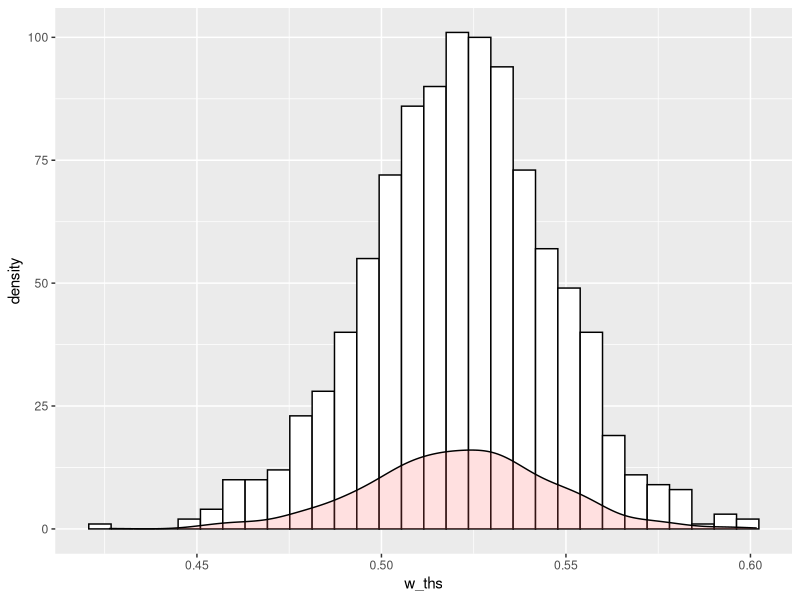

Reproduce this figure in R.
## ---- chunk 1
library(ggplot2)
library(readr)
set.seed(42)

boot_df <- read.csv("boot_data.csv", header = T)
head(boot_df)
## ---- chunk 2
get_wth <- function(data) {
  w_tilde_hat <- ( var(data$y) - cov(data$x, data$y)) /
  (var(data$x) + var(data$y) - 2 * cov(data$x, data$y))

  w_tilde_hat
} 
## ---- chunk 3
get_BS_sample <- function(data) {
  n <- nrow(data)
  data[sample(seq_len(n), n, replace = T),]
} 
## ---- chunk 4
get_wth_samples <- function(data, B) {
  w_ths <- numeric(length = B)
  for (i in seq_len(B)) {
    w_ths[i] <- get_wth(get_BS_sample(data))
  }
  w_ths
}
## ---- chunk 5
B <- 1000
w_ths <- get_wth_samples(boot_df, B)

ggplot(as.data.frame( w_ths ),
  aes(x = w_ths)
) +
geom_histogram(color = "black", fill = "white") +
  geom_density(alpha = 0.2, fill = "#FF6666")
## ---- chunk 6

w_ths_se <- sqrt(1 / (B - 1) * sum((w_ths - mean(w_ths))^2))
alpha <- 0.025
pcentile_ci <- quantile(w_ths, probs = c(alpha, 1 - alpha))
sd(w_ths)
pct_ci_w <- pcentile_ci[2] - pcentile_ci[1]
